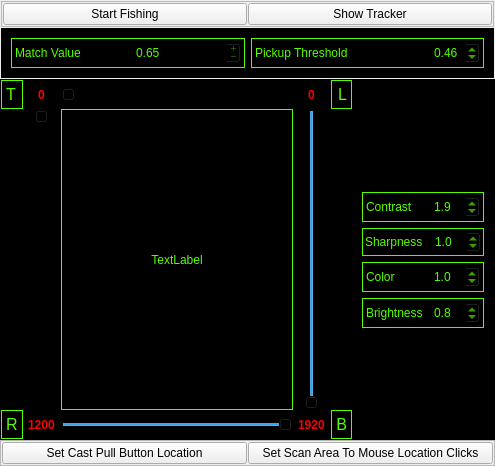
<?xml version="1.0" encoding="UTF-8"?>
<ui version="4.0">
 <class>Form</class>
 <widget class="QWidget" name="Form">
  <property name="geometry">
   <rect>
    <x>0</x>
    <y>0</y>
    <width>495</width>
    <height>466</height>
   </rect>
  </property>
  <property name="windowTitle">
   <string>Gone Fishing</string>
  </property>
  <layout class="QVBoxLayout" name="verticalLayout_4">
   <property name="spacing">
    <number>0</number>
   </property>
   <property name="leftMargin">
    <number>0</number>
   </property>
   <property name="topMargin">
    <number>0</number>
   </property>
   <property name="rightMargin">
    <number>0</number>
   </property>
   <property name="bottomMargin">
    <number>0</number>
   </property>
   <item>
    <widget class="QWidget" name="widget_3" native="true">
     <layout class="QVBoxLayout" name="verticalLayout">
      <property name="spacing">
       <number>1</number>
      </property>
      <property name="leftMargin">
       <number>1</number>
      </property>
      <property name="topMargin">
       <number>1</number>
      </property>
      <property name="rightMargin">
       <number>1</number>
      </property>
      <property name="bottomMargin">
       <number>1</number>
      </property>
      <item>
       <widget class="QFrame" name="Fishing_Buttions">
        <property name="frameShape">
         <enum>QFrame::StyledPanel</enum>
        </property>
        <property name="frameShadow">
         <enum>QFrame::Raised</enum>
        </property>
        <layout class="QHBoxLayout" name="horizontalLayout">
         <property name="spacing">
          <number>1</number>
         </property>
         <property name="leftMargin">
          <number>1</number>
         </property>
         <property name="topMargin">
          <number>1</number>
         </property>
         <property name="rightMargin">
          <number>1</number>
         </property>
         <property name="bottomMargin">
          <number>1</number>
         </property>
         <item>
          <widget class="QPushButton" name="Start_Fishing_Button">
           <property name="text">
            <string>Start Fishing</string>
           </property>
          </widget>
         </item>
         <item>
          <widget class="QPushButton" name="Show_Tracker_Button">
           <property name="text">
            <string>Show Tracker</string>
           </property>
          </widget>
         </item>
        </layout>
       </widget>
      </item>
      <item>
       <widget class="QFrame" name="Detecting_Status_frame">
        <property name="styleSheet">
         <string notr="true">background-color: rgb(0, 0, 0);
color: rgb(85, 255, 0);</string>
        </property>
        <property name="frameShape">
         <enum>QFrame::StyledPanel</enum>
        </property>
        <property name="frameShadow">
         <enum>QFrame::Raised</enum>
        </property>
        <layout class="QHBoxLayout" name="horizontalLayout_2">
         <item>
          <widget class="QFrame" name="Match_Value_frame">
           <property name="frameShape">
            <enum>QFrame::Box</enum>
           </property>
           <layout class="QHBoxLayout" name="horizontalLayout_11">
            <property name="leftMargin">
             <number>3</number>
            </property>
            <property name="topMargin">
             <number>3</number>
            </property>
            <property name="rightMargin">
             <number>3</number>
            </property>
            <property name="bottomMargin">
             <number>3</number>
            </property>
            <item>
             <widget class="QLabel" name="Match_Value_label">
              <property name="text">
               <string>Match Value</string>
              </property>
              <property name="alignment">
               <set>Qt::AlignLeading|Qt::AlignLeft|Qt::AlignVCenter</set>
              </property>
             </widget>
            </item>
            <item>
             <widget class="QDoubleSpinBox" name="Match_Value">
              <property name="sizePolicy">
               <sizepolicy hsizetype="Minimum" vsizetype="Fixed">
                <horstretch>0</horstretch>
                <verstretch>0</verstretch>
               </sizepolicy>
              </property>
              <property name="readOnly">
               <bool>true</bool>
              </property>
              <property name="buttonSymbols">
               <enum>QAbstractSpinBox::PlusMinus</enum>
              </property>
              <property name="decimals">
               <number>2</number>
              </property>
              <property name="maximum">
               <double>1.000000000000000</double>
              </property>
              <property name="singleStep">
               <double>0.100000000000000</double>
              </property>
              <property name="value">
               <double>0.650000000000000</double>
              </property>
             </widget>
            </item>
           </layout>
          </widget>
         </item>
         <item>
          <widget class="QFrame" name="Pickup_Threshold_frame">
           <property name="frameShape">
            <enum>QFrame::Box</enum>
           </property>
           <property name="frameShadow">
            <enum>QFrame::Plain</enum>
           </property>
           <layout class="QHBoxLayout" name="horizontalLayout_12">
            <property name="leftMargin">
             <number>3</number>
            </property>
            <property name="topMargin">
             <number>3</number>
            </property>
            <property name="rightMargin">
             <number>3</number>
            </property>
            <property name="bottomMargin">
             <number>3</number>
            </property>
            <item>
             <widget class="QLabel" name="threshhold_label">
              <property name="text">
               <string>Pickup Threshold</string>
              </property>
             </widget>
            </item>
            <item>
             <widget class="QDoubleSpinBox" name="Threshhold_Value">
              <property name="sizePolicy">
               <sizepolicy hsizetype="Maximum" vsizetype="Fixed">
                <horstretch>0</horstretch>
                <verstretch>0</verstretch>
               </sizepolicy>
              </property>
              <property name="decimals">
               <number>2</number>
              </property>
              <property name="maximum">
               <double>1.000000000000000</double>
              </property>
              <property name="singleStep">
               <double>0.100000000000000</double>
              </property>
              <property name="value">
               <double>0.460000000000000</double>
              </property>
             </widget>
            </item>
           </layout>
          </widget>
         </item>
        </layout>
       </widget>
      </item>
     </layout>
    </widget>
   </item>
   <item>
    <widget class="QWidget" name="Viewing_Area_widget" native="true">
     <property name="styleSheet">
      <string notr="true">background-color: rgb(0, 0, 0);
color: rgb(85, 255, 0);</string>
     </property>
     <layout class="QVBoxLayout" name="verticalLayout_3">
      <property name="spacing">
       <number>1</number>
      </property>
      <property name="leftMargin">
       <number>1</number>
      </property>
      <property name="topMargin">
       <number>1</number>
      </property>
      <property name="rightMargin">
       <number>1</number>
      </property>
      <property name="bottomMargin">
       <number>1</number>
      </property>
      <item>
       <layout class="QGridLayout" name="gridLayout_3">
        <property name="leftMargin">
         <number>0</number>
        </property>
        <property name="topMargin">
         <number>0</number>
        </property>
        <property name="rightMargin">
         <number>0</number>
        </property>
        <property name="bottomMargin">
         <number>0</number>
        </property>
        <property name="spacing">
         <number>0</number>
        </property>
        <item row="2" column="2">
         <widget class="QSlider" name="Bottom_Slider">
          <property name="sizePolicy">
           <sizepolicy hsizetype="Expanding" vsizetype="Preferred">
            <horstretch>0</horstretch>
            <verstretch>0</verstretch>
           </sizepolicy>
          </property>
          <property name="maximum">
           <number>1920</number>
          </property>
          <property name="value">
           <number>1920</number>
          </property>
          <property name="orientation">
           <enum>Qt::Horizontal</enum>
          </property>
          <property name="invertedAppearance">
           <bool>false</bool>
          </property>
         </widget>
        </item>
        <item row="0" column="2">
         <widget class="QSlider" name="Top_Slider">
          <property name="sizePolicy">
           <sizepolicy hsizetype="Expanding" vsizetype="Preferred">
            <horstretch>0</horstretch>
            <verstretch>0</verstretch>
           </sizepolicy>
          </property>
          <property name="maximum">
           <number>1920</number>
          </property>
          <property name="orientation">
           <enum>Qt::Horizontal</enum>
          </property>
         </widget>
        </item>
        <item row="1" column="3">
         <widget class="QSlider" name="Right_Slider">
          <property name="sizePolicy">
           <sizepolicy hsizetype="Preferred" vsizetype="Expanding">
            <horstretch>0</horstretch>
            <verstretch>0</verstretch>
           </sizepolicy>
          </property>
          <property name="maximum">
           <number>1200</number>
          </property>
          <property name="singleStep">
           <number>1</number>
          </property>
          <property name="value">
           <number>1200</number>
          </property>
          <property name="orientation">
           <enum>Qt::Vertical</enum>
          </property>
          <property name="invertedAppearance">
           <bool>true</bool>
          </property>
         </widget>
        </item>
        <item row="0" column="3">
         <widget class="QSpinBox" name="Left_spinBox">
          <property name="sizePolicy">
           <sizepolicy hsizetype="Minimum" vsizetype="Preferred">
            <horstretch>0</horstretch>
            <verstretch>0</verstretch>
           </sizepolicy>
          </property>
          <property name="font">
           <font>
            <weight>75</weight>
            <bold>true</bold>
           </font>
          </property>
          <property name="styleSheet">
           <string notr="true">color: rgb(255, 0, 0);</string>
          </property>
          <property name="alignment">
           <set>Qt::AlignCenter</set>
          </property>
          <property name="readOnly">
           <bool>true</bool>
          </property>
          <property name="buttonSymbols">
           <enum>QAbstractSpinBox::NoButtons</enum>
          </property>
          <property name="maximum">
           <number>1200</number>
          </property>
         </widget>
        </item>
        <item row="0" column="1">
         <widget class="QSpinBox" name="Top_spinBox">
          <property name="enabled">
           <bool>true</bool>
          </property>
          <property name="sizePolicy">
           <sizepolicy hsizetype="Minimum" vsizetype="Preferred">
            <horstretch>0</horstretch>
            <verstretch>0</verstretch>
           </sizepolicy>
          </property>
          <property name="font">
           <font>
            <weight>75</weight>
            <bold>true</bold>
           </font>
          </property>
          <property name="styleSheet">
           <string notr="true">color: rgb(255, 0, 0);</string>
          </property>
          <property name="alignment">
           <set>Qt::AlignCenter</set>
          </property>
          <property name="readOnly">
           <bool>true</bool>
          </property>
          <property name="buttonSymbols">
           <enum>QAbstractSpinBox::NoButtons</enum>
          </property>
          <property name="maximum">
           <number>1920</number>
          </property>
         </widget>
        </item>
        <item row="1" column="2">
         <widget class="QLabel" name="Screen_Shot_Image">
          <property name="frameShape">
           <enum>QFrame::Box</enum>
          </property>
          <property name="text">
           <string>TextLabel</string>
          </property>
          <property name="alignment">
           <set>Qt::AlignCenter</set>
          </property>
         </widget>
        </item>
        <item row="2" column="0">
         <widget class="QLabel" name="label_8">
          <property name="font">
           <font>
            <pointsize>12</pointsize>
           </font>
          </property>
          <property name="frameShape">
           <enum>QFrame::Box</enum>
          </property>
          <property name="text">
           <string>R</string>
          </property>
          <property name="alignment">
           <set>Qt::AlignLeading|Qt::AlignLeft|Qt::AlignVCenter</set>
          </property>
         </widget>
        </item>
        <item row="2" column="1">
         <widget class="QSpinBox" name="Right_spinBox">
          <property name="sizePolicy">
           <sizepolicy hsizetype="Minimum" vsizetype="Preferred">
            <horstretch>0</horstretch>
            <verstretch>0</verstretch>
           </sizepolicy>
          </property>
          <property name="font">
           <font>
            <weight>75</weight>
            <bold>true</bold>
           </font>
          </property>
          <property name="styleSheet">
           <string notr="true">color: rgb(255, 0, 0);</string>
          </property>
          <property name="alignment">
           <set>Qt::AlignCenter</set>
          </property>
          <property name="readOnly">
           <bool>true</bool>
          </property>
          <property name="buttonSymbols">
           <enum>QAbstractSpinBox::NoButtons</enum>
          </property>
          <property name="maximum">
           <number>1200</number>
          </property>
          <property name="value">
           <number>1200</number>
          </property>
         </widget>
        </item>
        <item row="2" column="3">
         <widget class="QSpinBox" name="Bottom_spinBox">
          <property name="sizePolicy">
           <sizepolicy hsizetype="Minimum" vsizetype="Preferred">
            <horstretch>0</horstretch>
            <verstretch>0</verstretch>
           </sizepolicy>
          </property>
          <property name="font">
           <font>
            <weight>75</weight>
            <bold>true</bold>
           </font>
          </property>
          <property name="styleSheet">
           <string notr="true">color: rgb(255, 0, 0);</string>
          </property>
          <property name="alignment">
           <set>Qt::AlignCenter</set>
          </property>
          <property name="readOnly">
           <bool>true</bool>
          </property>
          <property name="buttonSymbols">
           <enum>QAbstractSpinBox::NoButtons</enum>
          </property>
          <property name="maximum">
           <number>1920</number>
          </property>
          <property name="value">
           <number>1920</number>
          </property>
         </widget>
        </item>
        <item row="1" column="1">
         <widget class="QSlider" name="Left_Slider">
          <property name="sizePolicy">
           <sizepolicy hsizetype="Preferred" vsizetype="Expanding">
            <horstretch>0</horstretch>
            <verstretch>0</verstretch>
           </sizepolicy>
          </property>
          <property name="maximum">
           <number>1200</number>
          </property>
          <property name="sliderPosition">
           <number>0</number>
          </property>
          <property name="orientation">
           <enum>Qt::Vertical</enum>
          </property>
          <property name="invertedAppearance">
           <bool>true</bool>
          </property>
          <property name="tickPosition">
           <enum>QSlider::NoTicks</enum>
          </property>
         </widget>
        </item>
        <item row="0" column="0">
         <widget class="QLabel" name="label_11">
          <property name="font">
           <font>
            <pointsize>12</pointsize>
           </font>
          </property>
          <property name="frameShape">
           <enum>QFrame::Box</enum>
          </property>
          <property name="text">
           <string>T</string>
          </property>
          <property name="alignment">
           <set>Qt::AlignLeading|Qt::AlignLeft|Qt::AlignTop</set>
          </property>
         </widget>
        </item>
        <item row="2" column="4">
         <widget class="QLabel" name="label_12">
          <property name="font">
           <font>
            <pointsize>12</pointsize>
           </font>
          </property>
          <property name="frameShape">
           <enum>QFrame::Box</enum>
          </property>
          <property name="text">
           <string>B</string>
          </property>
          <property name="alignment">
           <set>Qt::AlignBottom|Qt::AlignRight|Qt::AlignTrailing</set>
          </property>
         </widget>
        </item>
        <item row="0" column="4">
         <widget class="QLabel" name="label_9">
          <property name="font">
           <font>
            <pointsize>12</pointsize>
           </font>
          </property>
          <property name="frameShape">
           <enum>QFrame::Box</enum>
          </property>
          <property name="text">
           <string>L</string>
          </property>
          <property name="alignment">
           <set>Qt::AlignRight|Qt::AlignTrailing|Qt::AlignVCenter</set>
          </property>
         </widget>
        </item>
        <item row="0" column="5" rowspan="3">
         <widget class="QFrame" name="Image_Controls_frame">
          <property name="frameShape">
           <enum>QFrame::StyledPanel</enum>
          </property>
          <property name="frameShadow">
           <enum>QFrame::Raised</enum>
          </property>
          <layout class="QVBoxLayout" name="verticalLayout_2">
           <item>
            <spacer name="verticalSpacer_2">
             <property name="orientation">
              <enum>Qt::Vertical</enum>
             </property>
             <property name="sizeHint" stdset="0">
              <size>
               <width>20</width>
               <height>40</height>
              </size>
             </property>
            </spacer>
           </item>
           <item>
            <widget class="QFrame" name="Contrast_frame">
             <property name="frameShape">
              <enum>QFrame::Box</enum>
             </property>
             <layout class="QHBoxLayout" name="horizontalLayout_9">
              <property name="leftMargin">
               <number>3</number>
              </property>
              <property name="topMargin">
               <number>3</number>
              </property>
              <property name="rightMargin">
               <number>3</number>
              </property>
              <property name="bottomMargin">
               <number>3</number>
              </property>
              <item>
               <widget class="QLabel" name="Contrast_label">
                <property name="text">
                 <string>Contrast</string>
                </property>
               </widget>
              </item>
              <item>
               <widget class="QDoubleSpinBox" name="Contrast_Value">
                <property name="sizePolicy">
                 <sizepolicy hsizetype="Maximum" vsizetype="Fixed">
                  <horstretch>0</horstretch>
                  <verstretch>0</verstretch>
                 </sizepolicy>
                </property>
                <property name="decimals">
                 <number>1</number>
                </property>
                <property name="maximum">
                 <double>50.000000000000000</double>
                </property>
                <property name="singleStep">
                 <double>0.100000000000000</double>
                </property>
                <property name="value">
                 <double>1.900000000000000</double>
                </property>
               </widget>
              </item>
             </layout>
            </widget>
           </item>
           <item>
            <widget class="QFrame" name="Sharpness_frame">
             <property name="frameShape">
              <enum>QFrame::Box</enum>
             </property>
             <layout class="QHBoxLayout" name="horizontalLayout_5">
              <property name="leftMargin">
               <number>2</number>
              </property>
              <property name="topMargin">
               <number>2</number>
              </property>
              <property name="rightMargin">
               <number>2</number>
              </property>
              <property name="bottomMargin">
               <number>2</number>
              </property>
              <item>
               <widget class="QLabel" name="Sharpness_label">
                <property name="sizePolicy">
                 <sizepolicy hsizetype="Preferred" vsizetype="Preferred">
                  <horstretch>0</horstretch>
                  <verstretch>0</verstretch>
                 </sizepolicy>
                </property>
                <property name="text">
                 <string>Sharpness</string>
                </property>
               </widget>
              </item>
              <item>
               <widget class="QDoubleSpinBox" name="Sharpness_Value">
                <property name="sizePolicy">
                 <sizepolicy hsizetype="Maximum" vsizetype="Fixed">
                  <horstretch>0</horstretch>
                  <verstretch>0</verstretch>
                 </sizepolicy>
                </property>
                <property name="decimals">
                 <number>1</number>
                </property>
                <property name="maximum">
                 <double>50.000000000000000</double>
                </property>
                <property name="singleStep">
                 <double>0.100000000000000</double>
                </property>
                <property name="value">
                 <double>1.000000000000000</double>
                </property>
               </widget>
              </item>
             </layout>
            </widget>
           </item>
           <item>
            <widget class="QFrame" name="Color_frame">
             <property name="frameShape">
              <enum>QFrame::Box</enum>
             </property>
             <layout class="QHBoxLayout" name="horizontalLayout_10">
              <property name="leftMargin">
               <number>3</number>
              </property>
              <property name="topMargin">
               <number>3</number>
              </property>
              <property name="rightMargin">
               <number>3</number>
              </property>
              <property name="bottomMargin">
               <number>3</number>
              </property>
              <item>
               <widget class="QLabel" name="Color_label">
                <property name="text">
                 <string>Color</string>
                </property>
               </widget>
              </item>
              <item>
               <widget class="QDoubleSpinBox" name="Color_Value">
                <property name="sizePolicy">
                 <sizepolicy hsizetype="Maximum" vsizetype="Fixed">
                  <horstretch>0</horstretch>
                  <verstretch>0</verstretch>
                 </sizepolicy>
                </property>
                <property name="decimals">
                 <number>1</number>
                </property>
                <property name="maximum">
                 <double>50.000000000000000</double>
                </property>
                <property name="singleStep">
                 <double>0.100000000000000</double>
                </property>
                <property name="value">
                 <double>1.000000000000000</double>
                </property>
               </widget>
              </item>
             </layout>
            </widget>
           </item>
           <item>
            <widget class="QFrame" name="Brightness_frame">
             <property name="frameShape">
              <enum>QFrame::Box</enum>
             </property>
             <layout class="QHBoxLayout" name="horizontalLayout_6">
              <property name="leftMargin">
               <number>3</number>
              </property>
              <property name="topMargin">
               <number>3</number>
              </property>
              <property name="rightMargin">
               <number>3</number>
              </property>
              <property name="bottomMargin">
               <number>3</number>
              </property>
              <item>
               <widget class="QLabel" name="Brightness_label">
                <property name="text">
                 <string>Brightness</string>
                </property>
               </widget>
              </item>
              <item>
               <widget class="QDoubleSpinBox" name="Brightness_Value">
                <property name="sizePolicy">
                 <sizepolicy hsizetype="Maximum" vsizetype="Fixed">
                  <horstretch>0</horstretch>
                  <verstretch>0</verstretch>
                 </sizepolicy>
                </property>
                <property name="decimals">
                 <number>1</number>
                </property>
                <property name="maximum">
                 <double>50.000000000000000</double>
                </property>
                <property name="singleStep">
                 <double>0.100000000000000</double>
                </property>
                <property name="value">
                 <double>0.800000000000000</double>
                </property>
               </widget>
              </item>
             </layout>
            </widget>
           </item>
           <item>
            <spacer name="verticalSpacer">
             <property name="orientation">
              <enum>Qt::Vertical</enum>
             </property>
             <property name="sizeHint" stdset="0">
              <size>
               <width>20</width>
               <height>40</height>
              </size>
             </property>
            </spacer>
           </item>
          </layout>
         </widget>
        </item>
       </layout>
      </item>
     </layout>
    </widget>
   </item>
   <item>
    <widget class="QFrame" name="Mouse_Controls_frame">
     <property name="frameShape">
      <enum>QFrame::StyledPanel</enum>
     </property>
     <property name="frameShadow">
      <enum>QFrame::Raised</enum>
     </property>
     <layout class="QHBoxLayout" name="horizontalLayout_3">
      <property name="spacing">
       <number>1</number>
      </property>
      <property name="leftMargin">
       <number>1</number>
      </property>
      <property name="topMargin">
       <number>1</number>
      </property>
      <property name="rightMargin">
       <number>1</number>
      </property>
      <property name="bottomMargin">
       <number>1</number>
      </property>
      <item>
       <widget class="QPushButton" name="Set_Cast_Pull_Location_Button">
        <property name="text">
         <string>Set Cast Pull Button Location</string>
        </property>
       </widget>
      </item>
      <item>
       <widget class="QPushButton" name="Mouse_Location_Setup_Button">
        <property name="text">
         <string>Set Scan Area To Mouse Location Clicks</string>
        </property>
       </widget>
      </item>
     </layout>
    </widget>
   </item>
  </layout>
  <action name="actionPause_Tracking">
   <property name="text">
    <string>Pause Tracking</string>
   </property>
   <property name="shortcut">
    <string>Ctrl+Alt+Shift+P</string>
   </property>
  </action>
  <action name="actionShow_Tracker">
   <property name="text">
    <string>Show Tracker</string>
   </property>
   <property name="shortcut">
    <string>Ctrl+Alt+Shift+S, Ctrl+Alt+Shift+T</string>
   </property>
  </action>
  <action name="actionHide_Tracker">
   <property name="text">
    <string>Hide_Tracker</string>
   </property>
   <property name="shortcut">
    <string>Ctrl+Alt+Shift+H, Ctrl+Alt+Shift+T</string>
   </property>
  </action>
 </widget>
 <resources/>
 <connections>
  <connection>
   <sender>Top_Slider</sender>
   <signal>valueChanged(int)</signal>
   <receiver>Top_spinBox</receiver>
   <slot>setValue(int)</slot>
   <hints>
    <hint type="sourcelabel">
     <x>68</x>
     <y>125</y>
    </hint>
    <hint type="destinationlabel">
     <x>39</x>
     <y>126</y>
    </hint>
   </hints>
  </connection>
  <connection>
   <sender>Top_spinBox</sender>
   <signal>valueChanged(int)</signal>
   <receiver>Top_Slider</receiver>
   <slot>setValue(int)</slot>
   <hints>
    <hint type="sourcelabel">
     <x>38</x>
     <y>138</y>
    </hint>
    <hint type="destinationlabel">
     <x>97</x>
     <y>139</y>
    </hint>
   </hints>
  </connection>
  <connection>
   <sender>Right_Slider</sender>
   <signal>valueChanged(int)</signal>
   <receiver>Right_spinBox</receiver>
   <slot>setValue(int)</slot>
   <hints>
    <hint type="sourcelabel">
     <x>703</x>
     <y>494</y>
    </hint>
    <hint type="destinationlabel">
     <x>715</x>
     <y>141</y>
    </hint>
   </hints>
  </connection>
  <connection>
   <sender>Right_spinBox</sender>
   <signal>valueChanged(int)</signal>
   <receiver>Right_Slider</receiver>
   <slot>setValue(int)</slot>
   <hints>
    <hint type="sourcelabel">
     <x>715</x>
     <y>141</y>
    </hint>
    <hint type="destinationlabel">
     <x>703</x>
     <y>475</y>
    </hint>
   </hints>
  </connection>
  <connection>
   <sender>Bottom_Slider</sender>
   <signal>valueChanged(int)</signal>
   <receiver>Bottom_spinBox</receiver>
   <slot>setValue(int)</slot>
   <hints>
    <hint type="sourcelabel">
     <x>675</x>
     <y>596</y>
    </hint>
    <hint type="destinationlabel">
     <x>715</x>
     <y>595</y>
    </hint>
   </hints>
  </connection>
  <connection>
   <sender>Bottom_spinBox</sender>
   <signal>valueChanged(int)</signal>
   <receiver>Bottom_Slider</receiver>
   <slot>setValue(int)</slot>
   <hints>
    <hint type="sourcelabel">
     <x>715</x>
     <y>595</y>
    </hint>
    <hint type="destinationlabel">
     <x>675</x>
     <y>596</y>
    </hint>
   </hints>
  </connection>
  <connection>
   <sender>Left_spinBox</sender>
   <signal>valueChanged(int)</signal>
   <receiver>Left_Slider</receiver>
   <slot>setValue(int)</slot>
   <hints>
    <hint type="sourcelabel">
     <x>49</x>
     <y>595</y>
    </hint>
    <hint type="destinationlabel">
     <x>42</x>
     <y>568</y>
    </hint>
   </hints>
  </connection>
  <connection>
   <sender>Left_Slider</sender>
   <signal>valueChanged(int)</signal>
   <receiver>Left_spinBox</receiver>
   <slot>setValue(int)</slot>
   <hints>
    <hint type="sourcelabel">
     <x>34</x>
     <y>566</y>
    </hint>
    <hint type="destinationlabel">
     <x>49</x>
     <y>595</y>
    </hint>
   </hints>
  </connection>
 </connections>
</ui>
